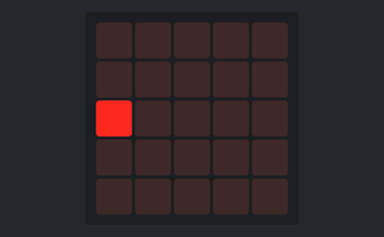
The program below on a simulated BBC micro:bit (MakeCode). Shown: the board's 5×5 LED display.

Above: at 0.1 s.
At 0.5 s:
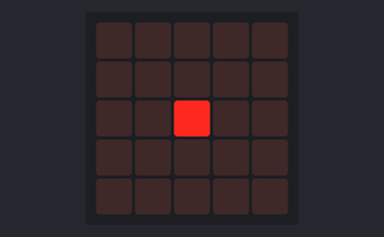
At 0.9 s:
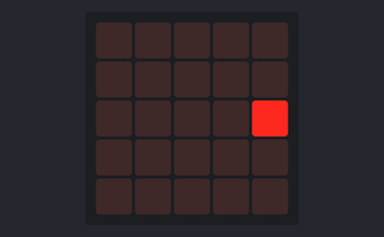

The program:

main.ts
```typescript
let I = 0
for (let index = 0; index < 5; index++) {
    led.plot(I, 2)
    basic.pause(200)
    basic.clearScreen()
    I += 1
}
basic.forever(function () {

})
```

test.ts
```typescript
// les tests vont ici ; cela ne sera pas compilé si ce paquet est utilisé en tant qu'extension.
```
